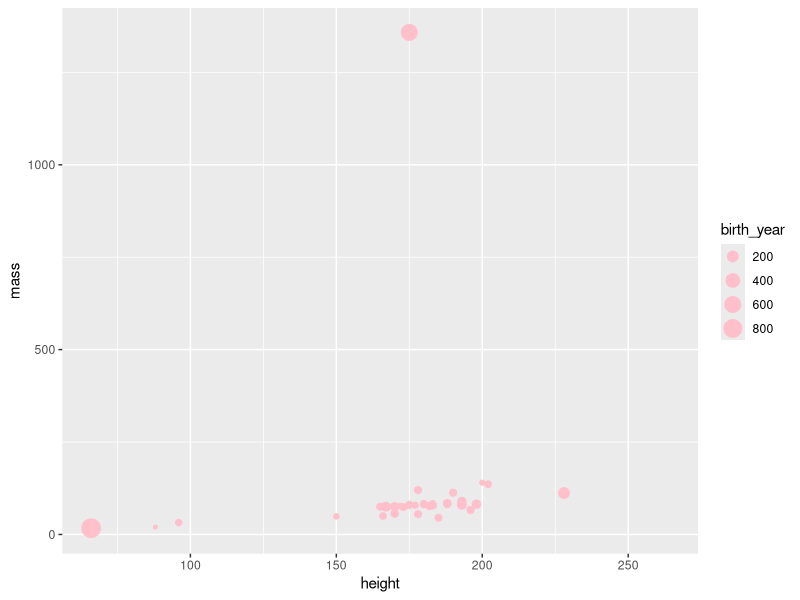
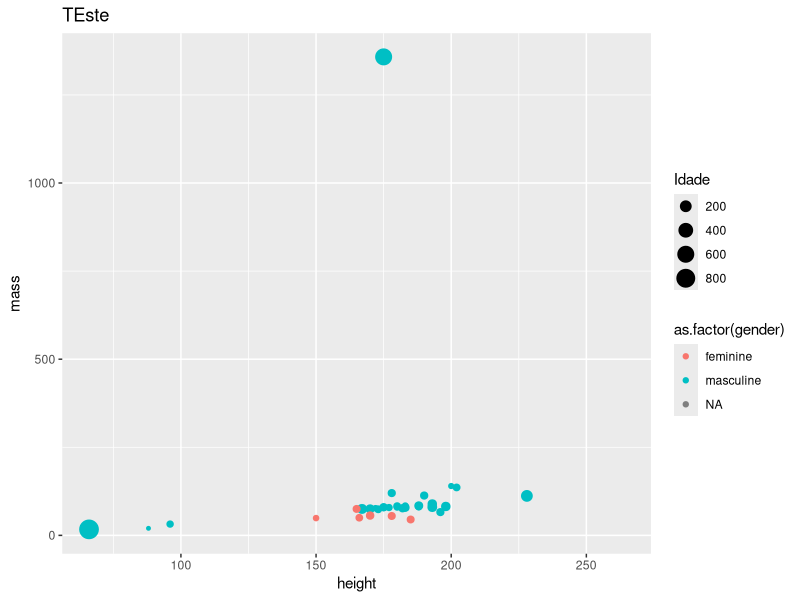
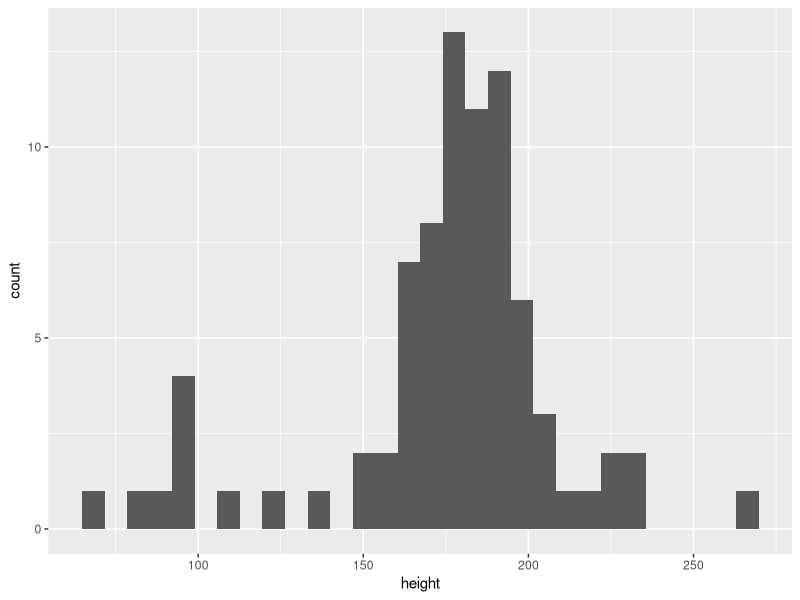

Source code (R) for these figures, in order:
## ---- chunk 1
library(tidyverse)
## ---- chunk 2
glimpse(starwars)
## ---- chunk 3
ggplot(starwars, 
       aes(x = height, y = mass, color = gender, size = birth_year)) +
  geom_point(color = "pink")
## ---- chunk 4
ggplot(starwars, 
       aes(x = height, y = mass, color = as.factor(gender), size = birth_year)) +
  geom_point() +
  labs(
    title = "TEste",
    x = "height", 
    y = "mass",
    size = "Idade",
      )
## ---- chunk 5
ggplot(starwars, aes(x=height)) +
  geom_histogram()
## ---- chunk 6

## ---- chunk 7

## ---- chunk 8

